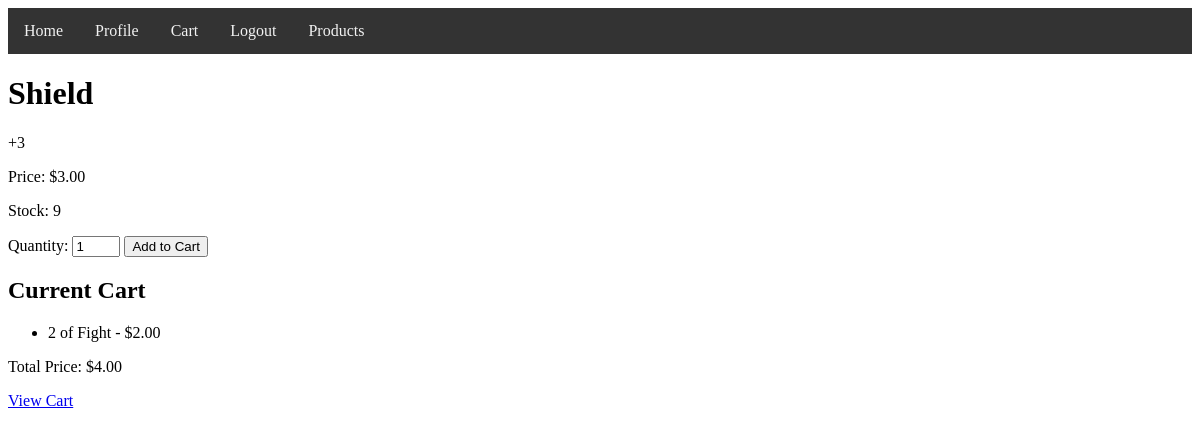
/products/2/ (signed in), run on an earlier commit of the app's database.
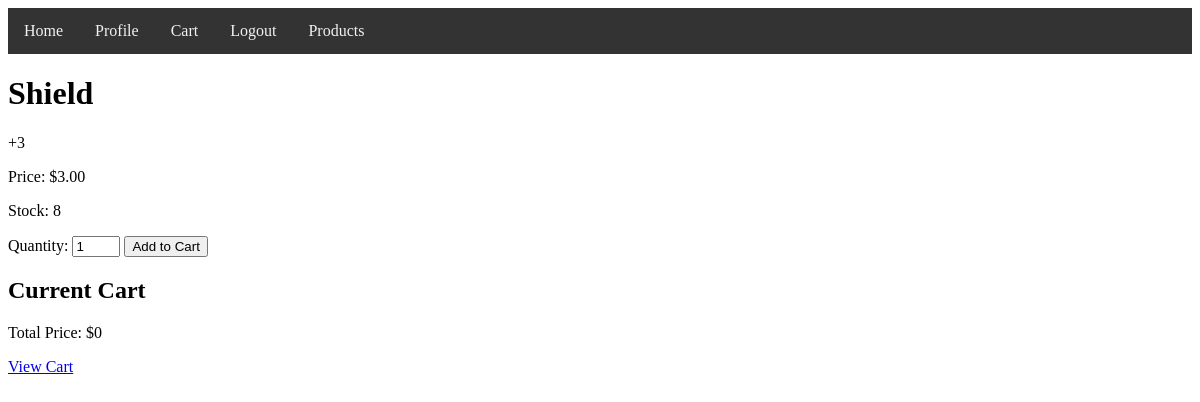
And on a later commit of the database.
### shop/models.py (models this page shows, shortened)
class Product(models.Model):
    name = models.CharField(max_length=255)
    description = models.TextField()
    price = models.DecimalField(max_digits=10, decimal_places=2)
    stock = models.PositiveIntegerField()

class CartItem(models.Model):
    user = models.ForeignKey(User, on_delete=models.CASCADE)
    product = models.ForeignKey(Product, on_delete=models.CASCADE)
    quantity = models.PositiveIntegerField(default=1)

### shop/views.py (the view)
# urls.py: path('products/<int:product_id>/', views.product_detail, name='product_detail'),
def product_detail(request, product_id):
    product = get_object_or_404(Product, pk=product_id)
    cart_items = CartItem.objects.filter(user=request.user) if request.user.is_authenticated else []
    total_price = sum(item.product.price * item.quantity for item in cart_items)
    return render(request, 'shop/product_detail.html', {
        'product': product,
        'cart_items': cart_items,
        'total_price': total_price
    })

### shop/templates/shop/product_detail.html (shortened to what this page needs)
{% extends 'shop/base.html' %}
{% block content %}
<h1>{{ product.name }}</h1>
<p>{{ product.description }}</p>
<p>Price: ${{ product.price }}</p>
<p>Stock: {{ product.stock }}</p>
<form method="post" action="{% url 'add_to_cart' product.id %}">
    <label for="quantity">Quantity:</label>
    <input type="number" id="quantity" name="quantity" value="1" min="1" max="{{ product.stock }}">
    <button type="submit">Add to Cart</button>
</form>
<h2>Current Cart</h2>
<ul>
    {% for item in cart_items %}
        <li>{{ item.quantity }} of {{ item.product.name }} - ${{ item.product.price }}</li>
    {% endfor %}
</ul>
<p>Total Price: ${{ total_price }}</p>
<a href="{% url 'cart' %}">View Cart</a>
{% endblock %}

What changed in the data, as far as the page shows it:
removed CartItem: quantity "2", product.name "Fight", product.price "2.00"
changed Product "Shield": stock "9" → "8"
Also different on the page:
{{ total_price }}: "4.00" → "0"
